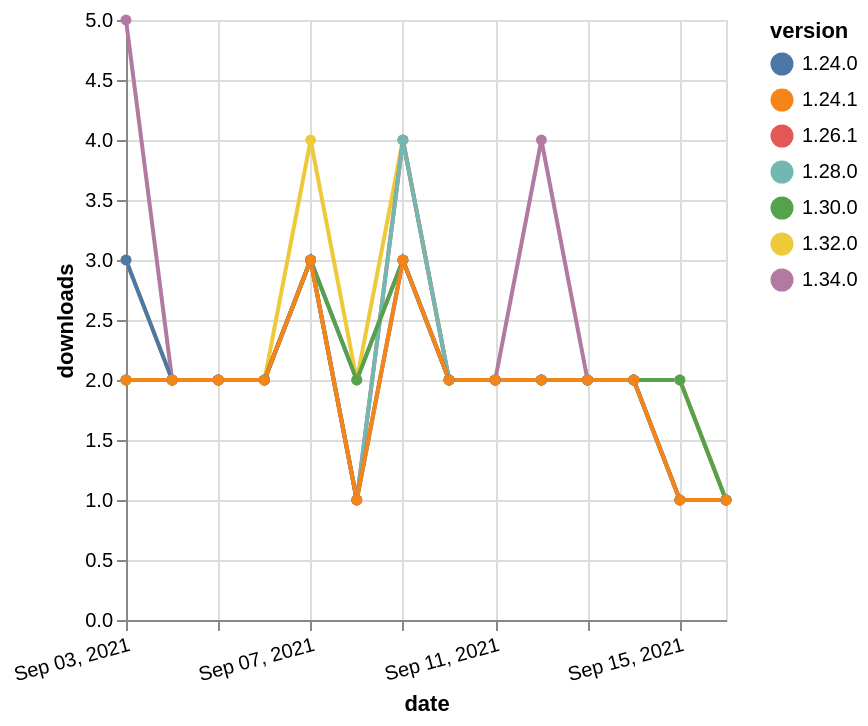

Write the Vega-Lite specification saved for this chart.
### Vega-Lite specification from a JSON file in a GitHub repository (floating-point values rounded to 4 significant figures)
{"$schema": "https://vega.github.io/schema/vega-lite/v5.json", "description": "A simple bar chart with embedded data.", "data": {"values": [{"date": "2021-09-03", "total": 243, "delta": 5, "version": "1.34.0"}, {"date": "2021-09-04", "total": 245, "delta": 2, "version": "1.34.0"}, {"date": "2021-09-05", "total": 247, "delta": 2, "version": "1.34.0"}, {"date": "2021-09-06", "total": 249, "delta": 2, "version": "1.34.0"}, {"date": "2021-09-07", "total": 252, "delta": 3, "version": "1.34.0"}, {"date": "2021-09-08", "total": 254, "delta": 2, "version": "1.34.0"}, {"date": "2021-09-09", "total": 257, "delta": 3, "version": "1.34.0"}, {"date": "2021-09-10", "total": 259, "delta": 2, "version": "1.34.0"}, {"date": "2021-09-11", "total": 261, "delta": 2, "version": "1.34.0"}, {"date": "2021-09-12", "total": 265, "delta": 4, "version": "1.34.0"}, {"date": "2021-09-13", "total": 267, "delta": 2, "version": "1.34.0"}, {"date": "2021-09-14", "total": 269, "delta": 2, "version": "1.34.0"}, {"date": "2021-09-15", "total": 271, "delta": 2, "version": "1.34.0"}, {"date": "2021-09-16", "total": 272, "delta": 1, "version": "1.34.0"}, {"date": "2021-09-03", "total": 737, "delta": 3, "version": "1.32.0"}, {"date": "2021-09-04", "total": 739, "delta": 2, "version": "1.32.0"}, {"date": "2021-09-05", "total": 741, "delta": 2, "version": "1.32.0"}, {"date": "2021-09-06", "total": 743, "delta": 2, "version": "1.32.0"}, {"date": "2021-09-07", "total": 747, "delta": 4, "version": "1.32.0"}, {"date": "2021-09-08", "total": 749, "delta": 2, "version": "1.32.0"}, {"date": "2021-09-09", "total": 753, "delta": 4, "version": "1.32.0"}, {"date": "2021-09-10", "total": 755, "delta": 2, "version": "1.32.0"}, {"date": "2021-09-11", "total": 757, "delta": 2, "version": "1.32.0"}, {"date": "2021-09-12", "total": 759, "delta": 2, "version": "1.32.0"}, {"date": "2021-09-13", "total": 761, "delta": 2, "version": "1.32.0"}, {"date": "2021-09-14", "total": 763, "delta": 2, "version": "1.32.0"}, {"date": "2021-09-15", "total": 765, "delta": 2, "version": "1.32.0"}, {"date": "2021-09-16", "total": 766, "delta": 1, "version": "1.32.0"}, {"date": "2021-09-03", "total": 1749, "delta": 2, "version": "1.26.1"}, {"date": "2021-09-04", "total": 1751, "delta": 2, "version": "1.26.1"}, {"date": "2021-09-05", "total": 1753, "delta": 2, "version": "1.26.1"}, {"date": "2021-09-06", "total": 1755, "delta": 2, "version": "1.26.1"}, {"date": "2021-09-07", "total": 1758, "delta": 3, "version": "1.26.1"}, {"date": "2021-09-08", "total": 1759, "delta": 1, "version": "1.26.1"}, {"date": "2021-09-09", "total": 1763, "delta": 4, "version": "1.26.1"}, {"date": "2021-09-10", "total": 1765, "delta": 2, "version": "1.26.1"}, {"date": "2021-09-11", "total": 1767, "delta": 2, "version": "1.26.1"}, {"date": "2021-09-12", "total": 1769, "delta": 2, "version": "1.26.1"}, {"date": "2021-09-13", "total": 1771, "delta": 2, "version": "1.26.1"}, {"date": "2021-09-14", "total": 1773, "delta": 2, "version": "1.26.1"}, {"date": "2021-09-15", "total": 1774, "delta": 1, "version": "1.26.1"}, {"date": "2021-09-16", "total": 1775, "delta": 1, "version": "1.26.1"}, {"date": "2021-09-03", "total": 1699, "delta": 2, "version": "1.28.0"}, {"date": "2021-09-04", "total": 1701, "delta": 2, "version": "1.28.0"}, {"date": "2021-09-05", "total": 1703, "delta": 2, "version": "1.28.0"}, {"date": "2021-09-06", "total": 1705, "delta": 2, "version": "1.28.0"}, {"date": "2021-09-07", "total": 1708, "delta": 3, "version": "1.28.0"}, {"date": "2021-09-08", "total": 1709, "delta": 1, "version": "1.28.0"}, {"date": "2021-09-09", "total": 1713, "delta": 4, "version": "1.28.0"}, {"date": "2021-09-10", "total": 1715, "delta": 2, "version": "1.28.0"}, {"date": "2021-09-11", "total": 1717, "delta": 2, "version": "1.28.0"}, {"date": "2021-09-12", "total": 1719, "delta": 2, "version": "1.28.0"}, {"date": "2021-09-13", "total": 1721, "delta": 2, "version": "1.28.0"}, {"date": "2021-09-14", "total": 1723, "delta": 2, "version": "1.28.0"}, {"date": "2021-09-15", "total": 1724, "delta": 1, "version": "1.28.0"}, {"date": "2021-09-16", "total": 1725, "delta": 1, "version": "1.28.0"}, {"date": "2021-09-03", "total": 1067, "delta": 2, "version": "1.30.0"}, {"date": "2021-09-04", "total": 1069, "delta": 2, "version": "1.30.0"}, {"date": "2021-09-05", "total": 1071, "delta": 2, "version": "1.30.0"}, {"date": "2021-09-06", "total": 1073, "delta": 2, "version": "1.30.0"}, {"date": "2021-09-07", "total": 1076, "delta": 3, "version": "1.30.0"}, {"date": "2021-09-08", "total": 1078, "delta": 2, "version": "1.30.0"}, {"date": "2021-09-09", "total": 1081, "delta": 3, "version": "1.30.0"}, {"date": "2021-09-10", "total": 1083, "delta": 2, "version": "1.30.0"}, {"date": "2021-09-11", "total": 1085, "delta": 2, "version": "1.30.0"}, {"date": "2021-09-12", "total": 1087, "delta": 2, "version": "1.30.0"}, {"date": "2021-09-13", "total": 1089, "delta": 2, "version": "1.30.0"}, {"date": "2021-09-14", "total": 1091, "delta": 2, "version": "1.30.0"}, {"date": "2021-09-15", "total": 1093, "delta": 2, "version": "1.30.0"}, {"date": "2021-09-16", "total": 1094, "delta": 1, "version": "1.30.0"}, {"date": "2021-09-03", "total": 2143, "delta": 3, "version": "1.24.0"}, {"date": "2021-09-04", "total": 2145, "delta": 2, "version": "1.24.0"}, {"date": "2021-09-05", "total": 2147, "delta": 2, "version": "1.24.0"}, {"date": "2021-09-06", "total": 2149, "delta": 2, "version": "1.24.0"}, {"date": "2021-09-07", "total": 2152, "delta": 3, "version": "1.24.0"}, {"date": "2021-09-08", "total": 2153, "delta": 1, "version": "1.24.0"}, {"date": "2021-09-09", "total": 2156, "delta": 3, "version": "1.24.0"}, {"date": "2021-09-10", "total": 2158, "delta": 2, "version": "1.24.0"}, {"date": "2021-09-11", "total": 2160, "delta": 2, "version": "1.24.0"}, {"date": "2021-09-12", "total": 2162, "delta": 2, "version": "1.24.0"}, {"date": "2021-09-13", "total": 2164, "delta": 2, "version": "1.24.0"}, {"date": "2021-09-14", "total": 2166, "delta": 2, "version": "1.24.0"}, {"date": "2021-09-15", "total": 2167, "delta": 1, "version": "1.24.0"}, {"date": "2021-09-16", "total": 2168, "delta": 1, "version": "1.24.0"}, {"date": "2021-09-03", "total": 1974, "delta": 2, "version": "1.24.1"}, {"date": "2021-09-04", "total": 1976, "delta": 2, "version": "1.24.1"}, {"date": "2021-09-05", "total": 1978, "delta": 2, "version": "1.24.1"}, {"date": "2021-09-06", "total": 1980, "delta": 2, "version": "1.24.1"}, {"date": "2021-09-07", "total": 1983, "delta": 3, "version": "1.24.1"}, {"date": "2021-09-08", "total": 1984, "delta": 1, "version": "1.24.1"}, {"date": "2021-09-09", "total": 1987, "delta": 3, "version": "1.24.1"}, {"date": "2021-09-10", "total": 1989, "delta": 2, "version": "1.24.1"}, {"date": "2021-09-11", "total": 1991, "delta": 2, "version": "1.24.1"}, {"date": "2021-09-12", "total": 1993, "delta": 2, "version": "1.24.1"}, {"date": "2021-09-13", "total": 1995, "delta": 2, "version": "1.24.1"}, {"date": "2021-09-14", "total": 1997, "delta": 2, "version": "1.24.1"}, {"date": "2021-09-15", "total": 1998, "delta": 1, "version": "1.24.1"}, {"date": "2021-09-16", "total": 1999, "delta": 1, "version": "1.24.1"}]}, "width": "container", "mark": {"type": "line", "point": {"filled": true}}, "encoding": {"x": {"field": "date", "type": "temporal", "timeUnit": "yearmonthdate", "title": "date", "axis": {"labelAngle": -15}}, "y": {"field": "delta", "type": "quantitative", "title": "downloads"}, "color": {"field": "version", "type": "nominal"}, "tooltip": {"field": "delta"}}}
